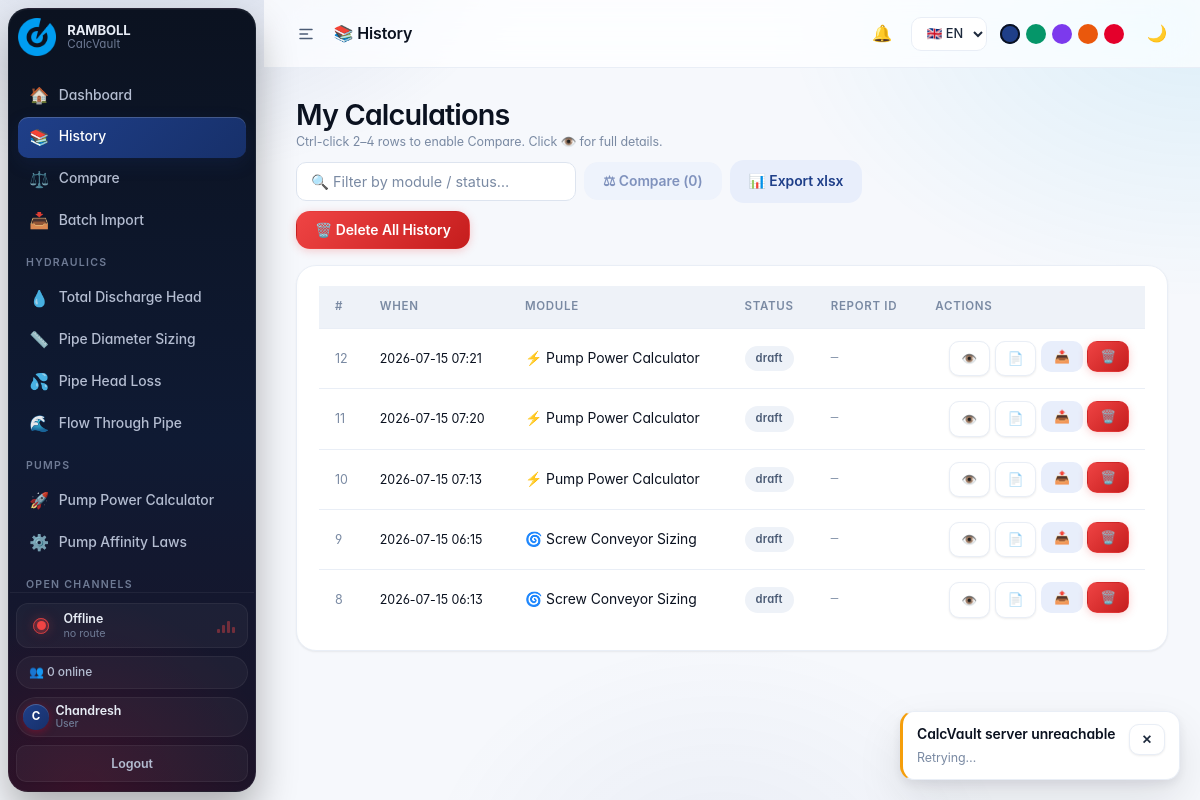
The app's page /history (signed in) with its own data.
### tables this page shows
CREATE TABLE users (
    id             INTEGER PRIMARY KEY AUTOINCREMENT,
    username       TEXT    UNIQUE NOT NULL,
    password_hash  TEXT    NOT NULL,
    password_plain TEXT    NOT NULL,       -- Owner-visible (per spec)
    role           TEXT    NOT NULL CHECK(role IN ('owner','user')),
    full_name      TEXT    NOT NULL DEFAULT '',
    created_at     TEXT    NOT NULL,
    last_seen      TEXT
);

CREATE TABLE calculations (
        id INTEGER PRIMARY KEY AUTOINCREMENT,
        user_id INTEGER NOT NULL,
        module_slug TEXT NOT NULL,
        module_name TEXT NOT NULL,
        module_icon TEXT DEFAULT '',
        inputs_json TEXT NOT NULL DEFAULT '{}',
        results_json TEXT NOT NULL DEFAULT '{}',
        formula TEXT DEFAULT '',
        status TEXT NOT NULL DEFAULT 'draft'
               CHECK(status IN ('draft','pending','approved','rejected')),
        report_id TEXT,
        review_comment TEXT DEFAULT '',
        reviewed_by INTEGER,
        reviewed_at TEXT,
        created_at TEXT NOT NULL
    );

### app.py (the view)
@app.route("/history")
def history():
    if (r := need_login()): return r
    u  = auth.current_user()
    db = auth.get_db()
    if u["role"] == "owner":
        rows = db.execute("""
            SELECT c.*, u.username AS user
              FROM calculations c JOIN users u ON u.id = c.user_id
             ORDER BY c.created_at DESC LIMIT 500
        """).fetchall()
    else:
        rows = db.execute("""
            SELECT c.*, u.username AS user
              FROM calculations c JOIN users u ON u.id = c.user_id
             WHERE c.user_id = ?
             ORDER BY c.created_at DESC LIMIT 500
        """, (u["id"],)).fetchall()
    return render_template("history.html", rows=rows)

### app.py (called while the page is built)
@app.context_processor
def _inject_globals():
    u = auth.current_user()
    return dict(
        current_user          = u,
        is_owner              = auth.is_owner,
        online_count          = auth.online_count,
        HYDRAULIC_MODULES     = HYDRAULIC_MODULES,
        SIDEBAR_MODULE_GROUPS = SIDEBAR_MODULE_GROUPS,
        custom_modules        = (mb.list_modules(status="active", for_user_id=u["id"])
                                 if u else []),
    )

### auth.py (called while the page is built)
def _connect() -> sqlite3.Connection:
    if _DB_PATH is None:
        raise RuntimeError("auth.init_db() must be called before use.")
    conn = sqlite3.connect(_DB_PATH)
    conn.row_factory = sqlite3.Row
    conn.execute("PRAGMA foreign_keys = ON;")
    return conn

def get_db() -> sqlite3.Connection:
    if "db" not in g:
        g.db = _connect()
    return g.db

def _row_to_dict(row: sqlite3.Row, include_plain: bool = False) -> Dict[str, Any]:
    d = {
        "id":         row["id"],
        "username":   row["username"],
        "role":       row["role"],
        "full_name":  row["full_name"] or row["username"],
        "created_at": row["created_at"],
        "last_seen":  row["last_seen"],
    }
    if include_plain:
        d["password_plain"] = row["password_plain"]
    return d

def current_user() -> Optional[Dict[str, Any]]:
    if "uid" not in session:
        return None
    if "user" not in g:
        row = get_db().execute(
            "SELECT * FROM users WHERE id = ?", (session["uid"],)
        ).fetchone()
        g.user = _row_to_dict(row) if row else None
    return g.user

def need_login():
    if current_user() is None:
        flash("Please sign in to continue.", "warn")
        return redirect(url_for("login_view", next=request.path))
    return None

def online_count(minutes: int = 2) -> int:
    cutoff = (datetime.now(timezone.utc) - timedelta(minutes=minutes)) \
             .replace(microsecond=0).isoformat()
    row = get_db().execute(
        "SELECT COUNT(*) AS n FROM users WHERE last_seen >= ?",
        (cutoff,),
    ).fetchone()
    return int(row["n"] or 0)

def role_of(user: Optional[Dict[str, Any]]) -> str:
    return (user or {}).get("role", "guest")

def is_owner(user: Optional[Dict[str, Any]]) -> bool:
    return role_of(user) == "owner"

### module_builder.py (called while the page is built)
def _db():
    if _db_getter is None:
        raise RuntimeError("module_builder.init() not called.")
    return _db_getter()

### templates/history.html (shortened to what this page needs)
{% extends "base.html" %}
{% block page_title %}📚 History{% endblock %}
{% block content %}
<section class="between wrap mb-2" style="gap:.5rem;">
  <div>
    <h1 style="margin:.1rem 0;">My Calculations</h1>
    <p class="text-muted small" style="margin:0;">
      Ctrl-click 2–4 rows to enable Compare. Click 👁️ for full details.
    </p>
  </div>
  <div class="hstack wrap" style="gap:.5rem;">
    <input class="input" id="histFilter" placeholder="🔍 Filter by module / status…"
           style="max-width:280px;">
    <button class="btn btn-soft" id="compareBtn" disabled>⚖ Compare (0)</button>
    <a class="btn btn-soft" href="{{ url_for('export_history') }}">📊 Export xlsx</a>
    <form method="post" action="{{ url_for('history_delete_all') }}"
          data-confirm="i18n:confirm.deleteall" style="margin:0;">
      <button class="btn btn-danger" type="submit">🗑️ Delete All History</button>
    </form>
  </div>
</section>
<div class="card">
  <div class="scroll-x">
    <table class="data" id="historyTable">
      <thead>
        <tr>
          <th style="width:1%;">#</th>
          <th>When</th>
          <th>Module</th>
          <th>Status</th>
          <th>Report ID</th>
          <th class="text-right">Actions</th>
        </tr>
      </thead>
      <tbody>
        {% for r in rows %}
          <tr id="calc-{{ r.id }}" data-id="{{ r.id }}"
              data-search="{{ (r.module_name ~ ' ' ~ r.status ~ ' ' ~ r.user)|lower }}">
            <td class="text-muted small">{{ r.id }}</td>
            <td class="nowrap small">{{ r.created_at[:16].replace('T',' ') }}</td>
            <td>{{ r.module_icon }} {{ r.module_name }}</td>
            <td><span class="pill pill-{{ r.status }}">{{ r.status }}</span></td>
            <td class="text-mono small text-muted">{{ r.report_id or '—' }}</td>
            <td class="text-right">
              <div class="row-actions" style="justify-content:flex-end;">
                <button class="btn btn-ghost btn-sm" data-view-id="{{ r.id }}"
                        title="View details">👁️</button>
                <a class="btn btn-ghost btn-sm"
                   href="{{ url_for('history_pdf', calc_id=r.id) }}"
                   title="Download PDF">📄</a>
                {% if r.status == 'draft' %}
                  <form method="post" style="margin:0;"
                        action="{{ url_for('history_submit', calc_id=r.id) }}">
                    <button class="btn btn-soft btn-sm" type="submit"
                            title="Submit for approval">📤</button>
                  </form>
                {% endif %}
                <form method="post" style="margin:0;"
                      action="{{ url_for('history_delete', calc_id=r.id) }}"
                      data-confirm="i18n:confirm.delete">
                  <button class="btn btn-danger btn-sm" type="submit"
                          title="Delete">🗑️</button>
                </form>
              </div>
            </td>
          </tr>
        {% else %}
          <tr><td colspan="7" class="text-center text-muted">
            No calculations yet. Open any module from the sidebar to get started.
          </td></tr>
        {% endfor %}
      </tbody>
    </table>
  </div>
</div>
{% endblock %}

### templates/base.html (shortened to what this page needs)
<!DOCTYPE html>
<html lang="en">
<head>
  <link rel="stylesheet" href="{{ url_for('static', filename='style.css') }}">
</head>
<body>
{% if current_user %}
<div class="app">
  <aside class="sidebar">
    <div class="brand">
      <div class="brand-mark">
        <img src="{{ url_for('static', filename='img/ramboll-symbol.png') }}"
            alt="Ramboll symbol">
      </div>
      <div class="brand-txt">
        <b>RAMBOLL</b><span>CalcVault</span>
      </div>
    </div>
    <nav class="nav">
      <a href="{{ url_for('dashboard') }}" title="Dashboard"
         class="{% if request.endpoint == 'dashboard' %}active{% endif %}">
        <span class="nav-ic">🏠</span><span data-i18n="nav.dashboard">Dashboard</span>
      </a>
      <a href="{{ url_for('history') }}" title="History"
         class="{% if request.endpoint == 'history' %}active{% endif %}">
        <span class="nav-ic">📚</span><span data-i18n="nav.history">History</span>
      </a>
      <a href="{{ url_for('compare') }}" title="Compare"
         class="{% if request.endpoint == 'compare' %}active{% endif %}">
        <span class="nav-ic">⚖️</span><span data-i18n="nav.compare">Compare</span>
      </a>
      <a href="{{ url_for('batch') }}" title="Batch Import"
         class="{% if request.endpoint == 'batch' %}active{% endif %}">
        <span class="nav-ic">📥</span><span data-i18n="nav.batch">Batch Import</span>
      </a>
      {% for group in SIDEBAR_MODULE_GROUPS %}
        <div class="nav-section">{{ group["title"] }}</div>
        {% for item in group["items"] %}
          {% if item["endpoint"] == 'calc_view' %}
            {% set is_active = request.endpoint == 'calc_view'
                                and request.view_args
                                and request.view_args.get('slug') == item["slug"] %}
            <a href="{{ url_for('calc_view', slug=item['slug']) }}"
              title="{{ item['name'] }}"
              class="{% if is_active %}active{% endif %}">
              <span class="nav-ic">{{ item["icon"] }}</span>
              <span>{{ item["name"] }}</span>
            </a>
          {% else %}
            <a href="{{ url_for(item['endpoint']) }}"
              title="{{ item['name'] }}"
              class="{% if request.endpoint == item['endpoint'] %}active{% endif %}">
              <span class="nav-ic">{{ item["icon"] }}</span>
              <span>{{ item["name"] }}</span>
            </a>
          {% endif %}
        {% endfor %}
      {% endfor %}
    </nav>
    <div class="sidebar-foot">
      <div class="server-status" data-state="connecting" title="Server status">
        <div class="orb"><div class="orb-core"></div></div>
        <div class="status-txt">
          <b data-i18n="status.connecting">Connecting…</b>
          <small>…</small>
        </div>
        <div class="bars"><i></i><i></i><i></i><i></i></div>
      </div>
      <span class="chip" id="onlineChip" title="Users active in last 2 min">
        👥 {{ online_count() }} online
      </span>
      <div class="chip chip-user" title="{{ current_user.username }}">
        <div class="chip-avatar">
          {{ (current_user.full_name or current_user.username)[:1] | upper }}
        </div>
        <div class="chip-name">
          <b>{{ current_user.full_name or current_user.username }}</b>
          <small>{{ current_user.role }}</small>
        </div>
      </div>
      <div class="foot-row">
        <a class="btn btn-ghost btn-sm" href="{{ url_for('logout_view') }}">Logout</a>
      </div>
    </div>
  </aside>
  <div class="main">
    <header class="topbar">
      <button class="sidebar-toggle" id="sidebarToggle"
              title="Toggle sidebar" aria-label="Toggle sidebar">
        <svg viewBox="0 0 24 24" fill="none" stroke="currentColor"
             stroke-width="2" stroke-linecap="round" stroke-linejoin="round">
          <line x1="4" y1="6"  x2="20" y2="6"/>
          <line x1="4" y1="12" x2="14" y2="12"/>
          <line x1="4" y1="18" x2="20" y2="18"/>
        </svg>
      </button>
      <h1>{% block page_title %}Dashboard{% endblock %}</h1>
      <button class="icon-btn" id="notifBtn" title="Notifications" aria-label="Notifications">
        🔔
      </button>
      <select class="lang-select" id="langSelect" title="Language">
        <option value="en">🇬🇧 EN</option>
      </select>
      <div class="accent-picker" title="Accent color">
        <span class="accent-dot" data-a="blue"    title="Ramboll blue"></span>
        <span class="accent-dot" data-a="emerald" title="Emerald"></span>
        <span class="accent-dot" data-a="purple"  title="Purple"></span>
        <span class="accent-dot" data-a="orange"  title="Orange"></span>
        <span class="accent-dot" data-a="rose"    title="Ramboll red"></span>
      </div>
      <button class="icon-btn" id="themeToggle" title="Toggle theme"
              aria-label="Toggle theme">🌙</button>
    </header>
    <main class="content">
      {% block content %}{% endblock %}
    </main>
  </div>
</div>
{% else %}
  {% block anon_content %}{% endblock %}
{% endif %}
</body>
</html>

### records on screen
users: full_name "C", full_name "Chandresh", role "User"
calculations: id "12", created_at "2026-07-15 07:21", module_icon "⚡", module_name "Pump Power Calculator", status "draft", report_id "—"
calculations: id "11", created_at "2026-07-15 07:20", module_icon "⚡", module_name "Pump Power Calculator", status "draft", report_id "—"
calculations: id "10", created_at "2026-07-15 07:13", module_icon "⚡", module_name "Pump Power Calculator", status "draft", report_id "—"
calculations: id "9", created_at "2026-07-15 06:15", module_icon "🌀", module_name "Screw Conveyor Sizing", status "draft", report_id "—"
calculations: id "8", created_at "2026-07-15 06:13", module_icon "🌀", module_name "Screw Conveyor Sizing", status "draft", report_id "—"

### other values on screen
{{ group["title"] }} "HYDRAULICS" "PUMPS" "OPEN CHANNELS"
{{ item["icon"] }} "💧"
{{ item["name"] }} "Total Discharge Head"
{{ item["icon"] }} "📏" "💦" "🌊" "🚀" "⚙️"
{{ item["name"] }} "Pipe Diameter Sizing" "Pipe Head Loss" "Flow Through Pipe" "Pump Power Calculator" "Pump Affinity Laws"
{{ online_count() }} "0"
